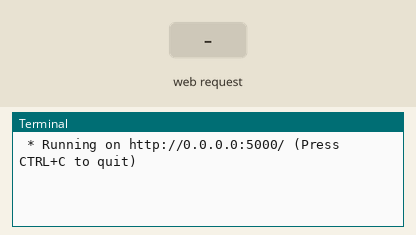
This program was run on a simulated Raspberry Pi (BCM pin numbers). On the bench: the last lines printed to the terminal. The test bench sets the inputs (shaded band). Threads take turns every 2 ms; the clock reads 2024-03-15 10:24:30 at power-on unless the program sets it.

Above: at 1.2 s.
1.3 s: HTTP request for / received
At 2.2 s:
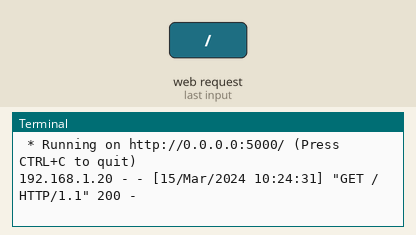
2.8 s: HTTP request for /door_state received
At 4.3 s:
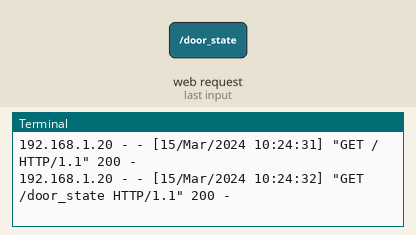

The program:

alarm_web.py
```python
from flask import Flask, render_template, redirect, url_for
import threading
import time
import RPi.GPIO as GPIO
from datetime import datetime

app = Flask(__name__)
alarm_active = False
door_state = "Unknown"
last_door_state = None  # Track the previous door state to avoid sending multiple emails

DOOR_SENSOR_PIN = 16
GPIO.setmode(GPIO.BCM)
GPIO.setup(DOOR_SENSOR_PIN, GPIO.IN, pull_up_down=GPIO.PUD_UP)

# Monitor the door state continuously
def monitor_door():
    global door_state, last_door_state
    prev_state = GPIO.input(DOOR_SENSOR_PIN)

    while True:
        current_state = GPIO.input(DOOR_SENSOR_PIN)
        if current_state != prev_state:
            # Get current time
            d = datetime.now().strftime('%Y-%m-%d %H:%M:%S')
            door_state = "OPEN" if current_state == GPIO.HIGH else "CLOSED"
            print(f"Door {door_state} at {d}")

            # Only send email and text if the alarm is active and the door has been opened
            if door_state == "OPEN" and alarm_active and last_door_state != "OPEN":
                exec(open('door_txt.py').read())  # Your email and text sending script
                #exec(open('door_txtmsg.py').read()) # Text Message Script
                exec(open('siren.py').read()) # Script for siren

            # Update last_door_state to avoid multiple emails
            last_door_state = door_state

            prev_state = current_state
        time.sleep(1)

# Flask route for the home page
@app.route("/")
def home():
    return render_template("index.html", status="ON" if alarm_active else "OFF", door_state=door_state)

# Flask route to start the alarm
@app.route("/start")
def start_alarm():
    global alarm_active
    alarm_active = True
    return redirect(url_for('home'))

# Flask route to stop the alarm
@app.route("/stop")
def stop_alarm():
    global alarm_active
    alarm_active = False
    return redirect(url_for('home'))

# New route to return the door state as JSON (for AJAX)
@app.route("/door_state")
def get_door_state():
    return {"door_state": door_state}

if __name__ == '__main__':
    # Start the door monitoring in a separate thread
    threading.Thread(target=monitor_door, daemon=True).start()

    # Start the Flask app
    app.run(host='0.0.0.0', port=5000)
```

Measured:
- after the input at 1.3 s, the terminal: prints a new line at once (image 1)
- after the input at 2.8 s, the terminal: prints a new line at once (image 2)
